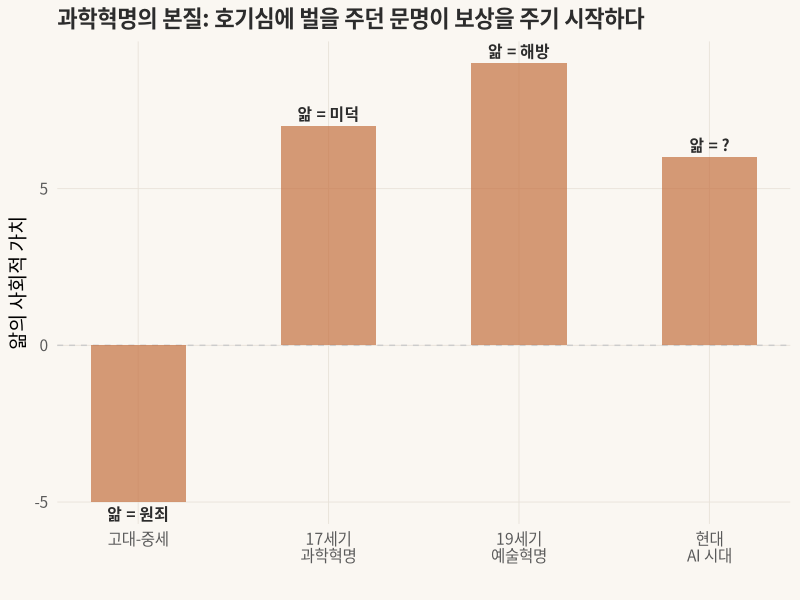
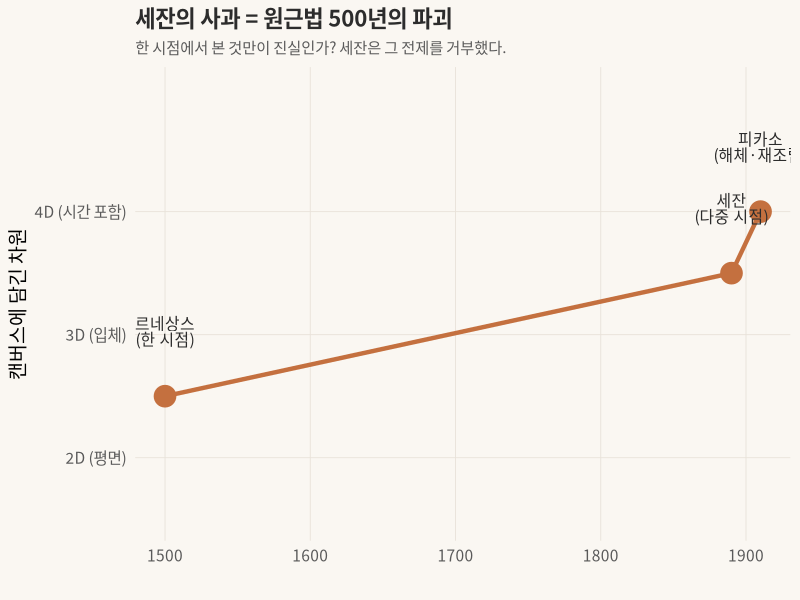
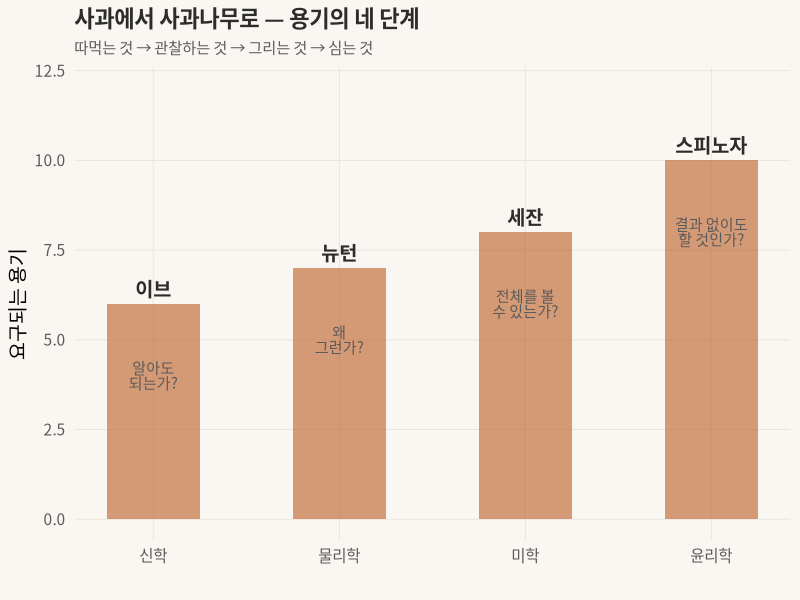

Generate these figures, in order, with R:
## ---- chunk 1
knitr::opts_chunk$set(
  echo = FALSE, warning = FALSE, message = FALSE,
  fig.width = 10, fig.height = 5.5, dpi = 150
)
library(ggplot2)
library(dplyr)

theme_voyager <- function() {
  theme_minimal(base_size = 14, base_family = "Noto Sans CJK KR") +
    theme(
      plot.title = element_text(face = "bold", size = 16, color = "#2c2c2c"),
      plot.subtitle = element_text(size = 11, color = "#5a5a5a", lineheight = 1.4),
      plot.background = element_rect(fill = "#faf7f2", color = NA),
      panel.background = element_rect(fill = "#faf7f2", color = NA),
      panel.grid.major = element_line(color = "#e8e2d9", linewidth = 0.3),
      panel.grid.minor = element_blank(),
      axis.text = element_text(color = "#5a5a5a"),
      legend.position = "bottom"
    )
}
## ---- chunk 2
#| fig-cap: "앎의 가치가 뒤집힌 순간"
#| lightbox: true

shift <- data.frame(
  era = c("고대-중세", "17세기\n과학혁명", "19세기\n예술혁명", "현대\nAI 시대"),
  era_num = 1:4,
  value = c(-5, 7, 9, 6),
  label = c("앎 = 원죄", "앎 = 미덕", "앎 = 해방", "앎 = ?")
)

ggplot(shift, aes(x = era_num, y = value)) +
  geom_hline(yintercept = 0, linetype = "dashed", color = "#cccccc") +
  geom_col(fill = "#c4703f", alpha = 0.7, width = 0.5) +
  geom_text(aes(label = label), vjust = ifelse(shift$value > 0, -0.5, 1.5),
            color = "#2c2c2c", size = 4, fontface = "bold",
            family = "Noto Sans CJK KR") +
  scale_x_continuous(breaks = 1:4, labels = shift$era) +
  labs(title = "과학혁명의 본질: 호기심에 벌을 주던 문명이 보상을 주기 시작하다",
       x = "", y = "앎의 사회적 가치") +
  theme_voyager()
## ---- chunk 3
#| fig-cap: "보는 것의 혁명 — 세잔이 없으면 피카소도 없다"
#| lightbox: true

art <- data.frame(
  who = c("르네상스\n(한 시점)", "세잔\n(다중 시점)", "피카소\n(해체·재조립)"),
  who_num = c(1500, 1890, 1910),
  dimension = c(2.5, 3.5, 4)
)

ggplot(art, aes(x = who_num, y = dimension)) +
  geom_line(color = "#c4703f", linewidth = 1.5) +
  geom_point(color = "#c4703f", size = 7) +
  geom_text(aes(label = who), vjust = -1.8, color = "#2c2c2c",
            size = 4, family = "Noto Sans CJK KR", lineheight = 0.85) +
  scale_y_continuous(limits = c(1.5, 5),
                     breaks = c(2, 3, 4),
                     labels = c("2D (평면)", "3D (입체)", "4D (시간 포함)")) +
  labs(title = "세잔의 사과 = 원근법 500년의 파괴",
       subtitle = "한 시점에서 본 것만이 진실인가? 세잔은 그 전제를 거부했다.",
       x = "", y = "캔버스에 담긴 차원") +
  theme_voyager()
## ---- chunk 4
#| fig-cap: "네 개의 사과 — 각 단계가 더 근본적인 용기를 요구한다"
#| lightbox: true

apples <- data.frame(
  name = c("이브", "뉴턴", "세잔", "스피노자"),
  x = 1:4,
  courage = c(6, 7, 8, 10),
  question = c("알아도\n되는가?", "왜\n그런가?", "전체를 볼\n수 있는가?", "결과 없이도\n할 것인가?")
)

ggplot(apples, aes(x = x, y = courage)) +
  geom_col(fill = "#c4703f", alpha = 0.7, width = 0.5) +
  geom_text(aes(label = name), vjust = -0.5, color = "#2c2c2c",
            size = 5, fontface = "bold", family = "Noto Sans CJK KR") +
  geom_text(aes(label = question, y = courage - 2), color = "#5a5a5a",
            size = 3.8, family = "Noto Sans CJK KR", lineheight = 0.85) +
  scale_y_continuous(limits = c(0, 12)) +
  scale_x_continuous(breaks = 1:4, labels = c("신학", "물리학", "미학", "윤리학")) +
  labs(title = "사과에서 사과나무로 — 용기의 네 단계",
       subtitle = "따먹는 것 → 관찰하는 것 → 그리는 것 → 심는 것",
       x = "", y = "요구되는 용기") +
  theme_voyager()
